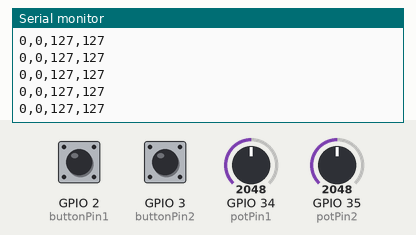
Recording of a sketch running on a simulated ESP32. Shown: the last lines printed to the serial monitor. Inputs (shaded band) come from the test bench; at power-on: GPIO 34 (potPin1) = 2048, GPIO 35 (potPin2) = 2048, GPIO 2 (buttonPin1) HIGH, GPIO 3 (buttonPin2) HIGH.

Above: at 1.2 s.
1.3 s: GPIO 34 (potPin1) set to 2866
At 1.32 s:
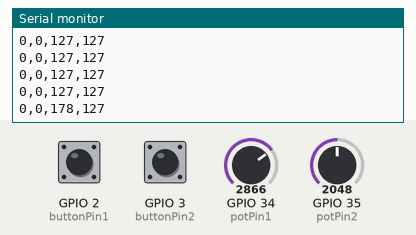
2.8 s: GPIO 35 (potPin2) set to 2866
At 2.82 s:
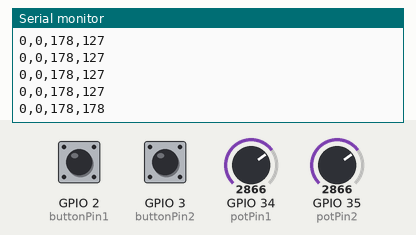
4.3 s: GPIO 2 (buttonPin1) pulled LOW for 0.15 s
At 4.32 s:
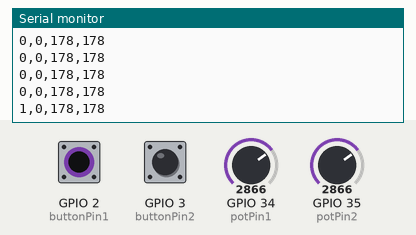
5.9 s: GPIO 3 (buttonPin2) pulled LOW for 0.15 s
At 5.92 s:
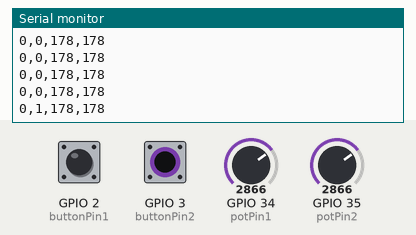
7.5 s: GPIO 34 (potPin1) set to 3603
At 7.52 s:
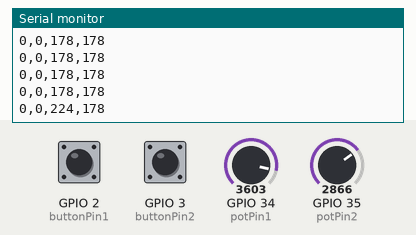
9.0 s: GPIO 2 (buttonPin1) pulled LOW for 1 s
At 9.02 s:
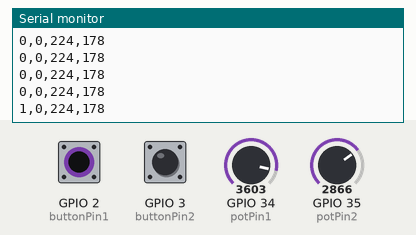
Timing chart, 0 to 12.0 s (numbered marks = the images above; inputs shaded):
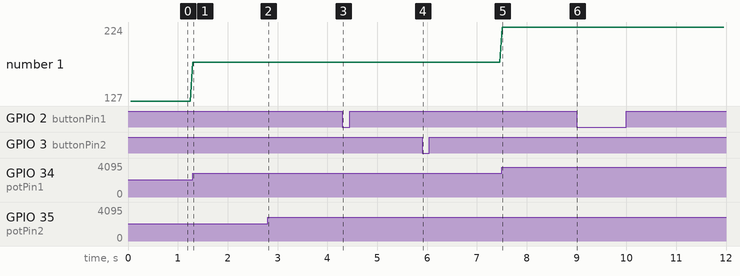

Measured:
- after the input at 1.3 s, the serial monitor: prints a new line at once (image 1)
- after the input at 2.8 s, the serial monitor: prints a new line at once (image 2)
- after the input at 4.3 s, the serial monitor: prints a new line at once (image 3)
- after the input at 5.9 s, the serial monitor: prints a new line at once (image 4)
- after the input at 7.5 s, the serial monitor: prints a new line at once (image 5)
- after the input at 9.0 s, the serial monitor: prints a new line at once (image 6)
- plotted number 1: 127 → 178 after the input at 1.3 s, 178 → 224 after the input at 7.5 s

The sketch:

ARUDINO.ino
```cpp
const int buttonPin1 = 2;    // Digital button 1
const int buttonPin2 = 3;    // Digital button 2
const int potPin1    = 34;   // ADC-capable pin for potentiometer 1
const int potPin2    = 35;   // ADC-capable pin for potentiometer 2


int b1 = 0;
int b2 = 0;
int p1 = 0;
int p2 = 0;

// Timing
int lastSend = 0;
const int sendInterval = 50;  // 20 Hz update

void setup() {
  Serial.begin(9600);


  pinMode(buttonPin1, INPUT_PULLUP);
  pinMode(buttonPin2, INPUT_PULLUP);
}

void loop() {
  int now = millis();
  if (now - lastSend >= sendInterval) {
    lastSend = now;


    b1 = (digitalRead(buttonPin1) == LOW) ? 1 : 0;
    b2 = (digitalRead(buttonPin2) == LOW) ? 1 : 0;


    p1 = map(analogRead(potPin1), 0, 4095, 0, 255);
    p2 = map(analogRead(potPin2), 0, 4095, 0, 255);


    Serial.print(b1);
    Serial.print(",");
    Serial.print(b2);
    Serial.print(",");
    Serial.print(p1);
    Serial.print(",");
    Serial.println(p2);
  }
}
```
